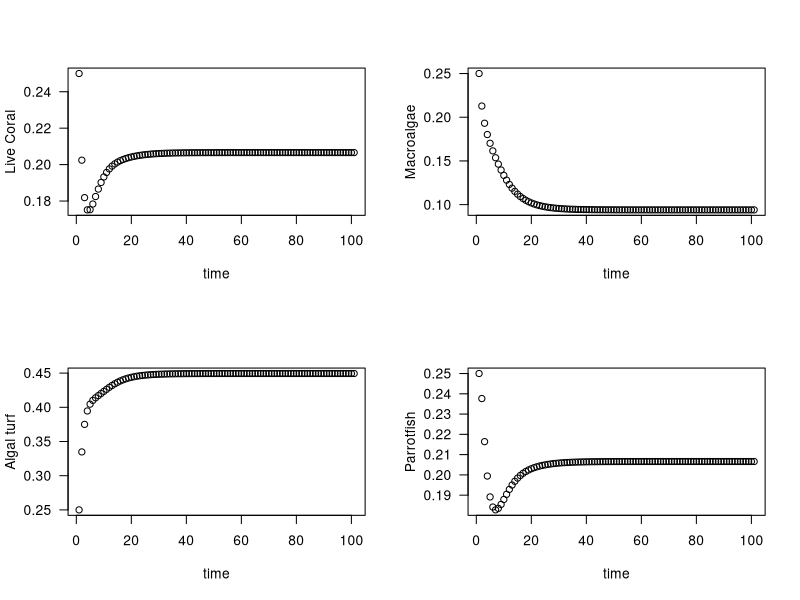
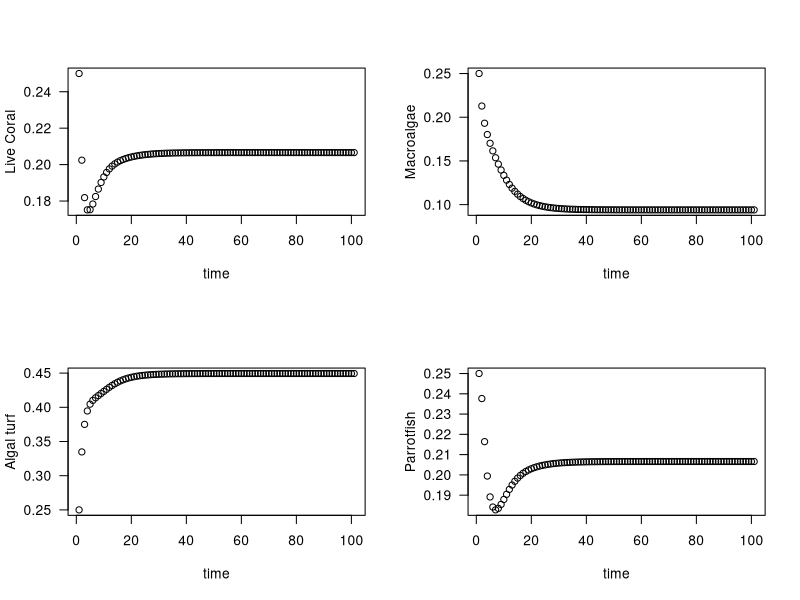
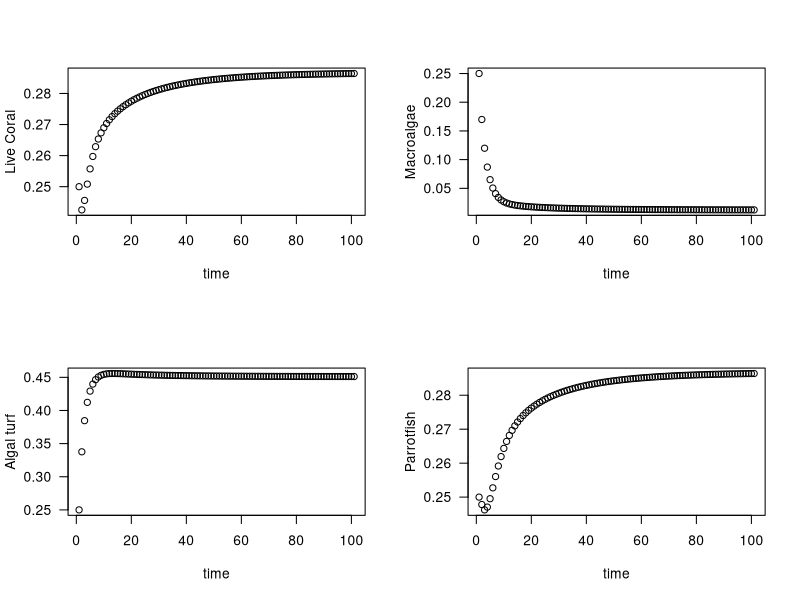
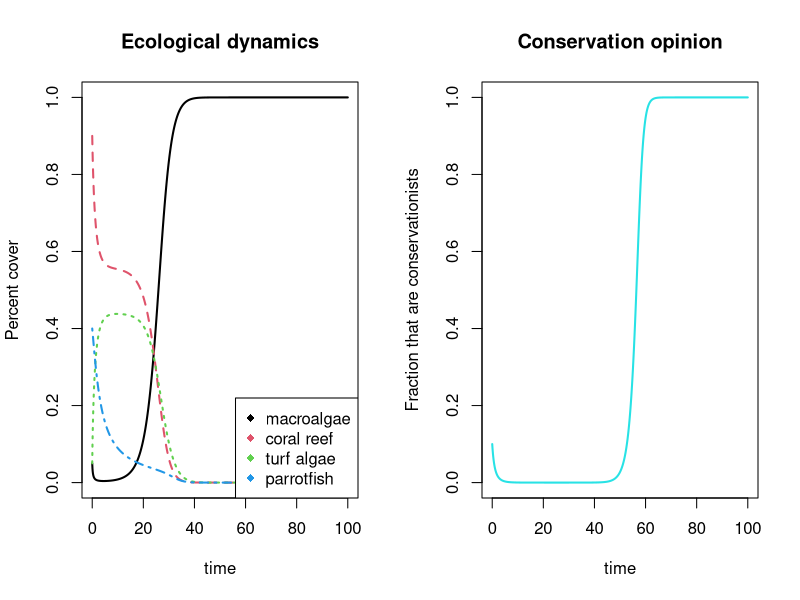
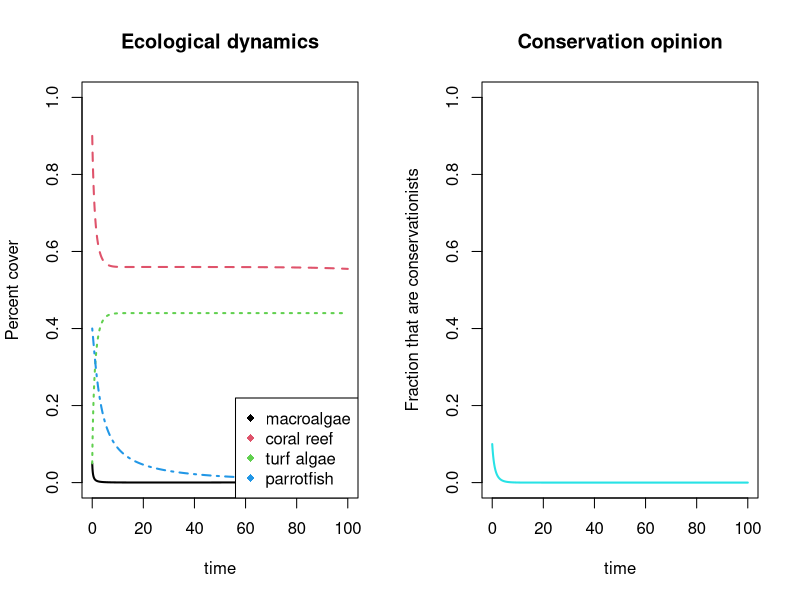

The R script that drew these images, in order:
## ---- chunk 1
s=0.49
a=0.1
gamma=0.8
r=1
d=0.44


require(deSolve)


# Initial values
state <- c(C=0.25, M=0.25, Tu=0.25, P=0.25) # set a population size for each
times <- seq(1,101,by=1)

# Parameters
parameters <- c(s=0.49,a=0.1,gamma=0.8,r=1,d=0.44)

# Model
coral_model <- function(t,state,parameters){
  with(as.list(c(state,parameters)),{
    dM <- (a*M*C) - ((P*M)/(M+Tu))+(gamma*M*Tu)
    dC <- (r*Tu*C) - (d*C) - (a*M*C)
    dT <- ((P*M)/(M+Tu)) - (gamma*M*Tu) - (r*Tu*C) + (d*C)
    dP <- (s*P)*(1-(P/(C)))
    list(c(dM,dC,dT,dP))
  })}

# Solve model and plot results
out <- ode(y = state,times=times,func=coral_model,parms=parameters)
par(mfrow=c(2,2))
plot(out[,1],out[,2],ylab='Live Coral',xlab='time',las=1)
plot(out[,1],out[,3],ylab='Macroalgae',xlab='time',las=1)
plot(out[,1],out[,4],ylab='Algal turf',xlab='time',las=1)
plot(out[,1],out[,5],ylab='Parrotfish',xlab='time',las=1)


## ---- chunk 2
# increase r, competition between coral and algal turf

# Initial values
state <- c(C=0.25, M=0.25, Tu=0.25, P=0.25) # set a population size for each
times <- seq(1,101,by=1)

# Parameters
parameters <- c(s=0.49,a=0.1,gamma=0.8,r=1,d=0.44)

# Model
coral_model <- function(t,state,parameters){
  with(as.list(c(state,parameters)),{
    dM <- (a*M*C) - ((P*M)/(M+Tu))+(gamma*M*Tu)
    dC <- (r*Tu*C) - (d*C) - (a*M*C)
    dT <- ((P*M)/(M+Tu)) - (gamma*M*Tu) - (r*Tu*C) + (d*C)
    dP <- (s*P)*(1-(P/(C)))
    list(c(dM,dC,dT,dP))
  })}

# Solve model and plot results

out <- ode(y = state,times=times,func=coral_model,parms=parameters)
par(mfrow=c(2,2))
plot(out[,1],out[,2],ylab='Live Coral',xlab='time',las=1)
plot(out[,1],out[,3],ylab='Macroalgae',xlab='time',las=1)
plot(out[,1],out[,4],ylab='Algal turf',xlab='time',las=1)
plot(out[,1],out[,5],ylab='Parrotfish',xlab='time',las=1)


## ---- chunk 3
# increase a, competition between coral and macroalgae

# Initial values
state <- c(C=0.25, M=0.25, Tu=0.25, P=0.25) # set a population size for each
times <- seq(1,101,by=1)

# Parameters
parameters <- c(s=0.49,a=0.9,gamma=0.8,r=1,d=0.44)

# Model
coral_model <- function(t,state,parameters){
  with(as.list(c(state,parameters)),{
    dM <- (a*M*C) - ((P*M)/(M+Tu))+(gamma*M*Tu)
    dC <- (r*Tu*C) - (d*C) - (a*M*C)
    dT <- ((P*M)/(M+Tu)) - (gamma*M*Tu) - (r*Tu*C) + (d*C)
    dP <- (s*P)*(1-(P/(C)))
    list(c(dM,dC,dT,dP))
  })}

# Solve model and plot results

out <- ode(y = state,times=times,func=coral_model,parms=parameters)
par(mfrow=c(2,2))
plot(out[,1],out[,2],ylab='Live Coral',xlab='time',las=1)
plot(out[,1],out[,3],ylab='Macroalgae',xlab='time',las=1)
plot(out[,1],out[,4],ylab='Algal turf',xlab='time',las=1)
plot(out[,1],out[,5],ylab='Parrotfish',xlab='time',las=1)


## ---- chunk 4

coupled_model <- function(Time, State, Pars) {
  with(as.list(c(State, Pars)), {
    dM <-  a*M*C - (P*M)/(M+T) + gamma*M*T
    dC <-  r*T*C - d*C - a*M*C
    dT <- (P*M)/(M+T) - gamma*M*T - r*T*C + d*C
    dP <- s*P*(1 - P/C) - sigma*P*(1 - X)
    dX <- kappa*X*(1 - X)*(-1 + j*(1 - C) - sigma*P*(1 - X) + phi*(2*X - 1))
    return(list(c(dM,dC,dT,dP,dX)))  
  })
}

pars <- c(a = 0.1, gamma = 0.8, r = 1.0, d = 0.44, s = 0.49, sigma = 0.5, kappa= 1.014, j=1.68, sigma = 0.5, phi = 0.2)


yini  <- c(M = 0.05, C = 0.9, T = 0.05, P = 0.4, X = 0.1)
times <- seq(0, 100, by = 0.1)
out   <- ode(yini, times, coupled_model, pars)

par(mfrow=c(1,2))
matplot(out[ , 1], out[ , 2:5], type = "l", xlab = "time", ylab = "Percent cover",main = "Ecological dynamics", lwd = 2,ylim=c(0,1))
legend('bottomright',legend = c('macroalgae','coral reef','turf algae','parrotfish'),col = c(1,2,3,4),pch = 18)

matplot(out[ , 1], out[ , 6], type = "l", xlab = "time", ylab = "Fraction that are conservationists",main = "Conservation opinion", lwd = 2,ylim=c(0,1),col=5)



## ---- chunk 5

coupled_model <- function(Time, State, Pars) {
  with(as.list(c(State, Pars)), {
    dM <-  a*M*C - (P*M)/(M+T) + gamma*M*T
    dC <-  r*T*C - d*C - a*M*C
    dT <- (P*M)/(M+T) - gamma*M*T - r*T*C + d*C
    dP <- s*P*(1 - P/C) - sigma*P*(1 - X)
    dX <- kappa*X*(1 - X)*(-1 + j*(1 - C) - sigma*P*(1 - X) + phi*(2*X - 1))
    return(list(c(dM,dC,dT,dP,dX)))  
  })
}

pars <- c(a = 0.1, gamma = 0.05, r = 1.0, d = 0.44, s = 0.49, sigma = 0.5, kappa= 1.014, j=1.68, sigma = 0.5, phi = 0.2)


yini  <- c(M = 0.05, C = 0.9, T = 0.05, P = 0.4, X = 0.1)
times <- seq(0, 100, by = 0.1)
out   <- ode(yini, times, coupled_model, pars)

par(mfrow=c(1,2))
matplot(out[ , 1], out[ , 2:5], type = "l", xlab = "time", ylab = "Percent cover",main = "Ecological dynamics", lwd = 2,ylim=c(0,1))
legend('bottomright',legend = c('macroalgae','coral reef','turf algae','parrotfish'),col = c(1,2,3,4),pch = 18)

matplot(out[ , 1], out[ , 6], type = "l", xlab = "time", ylab = "Fraction that are conservationists",main = "Conservation opinion", lwd = 2,ylim=c(0,1),col=5)
